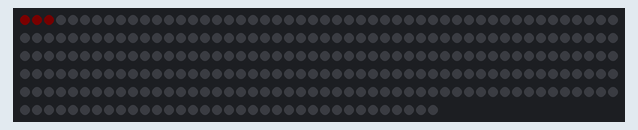
Bench run of a sketch on a simulated Arduino Uno, built with avr-gcc and run on an emulated ATmega328P. Parts: 285 RGB LEDs in strip order, left to right, continuing on the next row. Dim RGB values are drawn brighter than linear.

Above: at 0.16 s.
At 4.82 s:
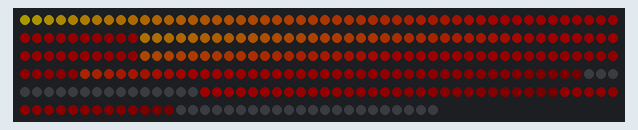
At 10.01 s:
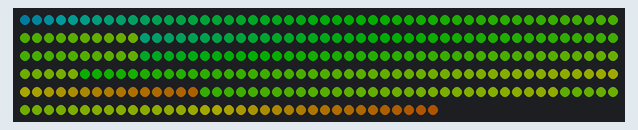
At 20.0 s:
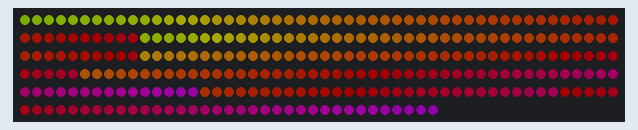
At 29.85 s:
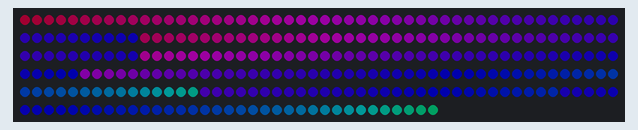
At 39.84 s:
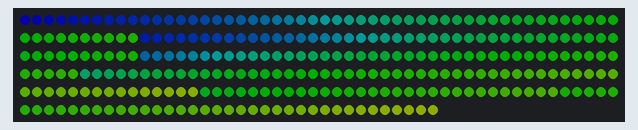

The sketch:

WaterFall.ino
```cpp
#include <Arduino.h>
#include <Color.h>
#include <ColorQueue.h>
#include <Strands.h>
#include <Adafruit_NeoPixel.h>
#ifdef __AVR__
  #include <avr/power.h>
#endif

#define PIN 6

Adafruit_NeoPixel strip = Adafruit_NeoPixel(285 , PIN, NEO_GRB + NEO_KHZ800);
Strands str = Strands(6);
ColorQueue Queue = ColorQueue(0,0);

void setup() {
  uint8_t Lights[] = {60, 50, 45, 60, 30, 40};
  //uint32_t Cs[] = {0xFF0000, 0xCCDF00, 0xFFEE00, 0x00FF00, 0x0000FF, 0xB000FF, 0xFF00FF}; //7
  //uint32_t Cs[] = {0x0000FF, 0xBF00FF, 0x6600FF, 0x0099FF, 0x0033FF, 0x00FFFF}; //6
  //uint32_t Cs[] = {0xFF,0xF0,0xFF,0xF0,0xFF,0xF0,0xFF,0xF0,0xFF,0xF0,0xFF,0xF0,0xFF,0xF0,0xFF, 0xFF0000}; // 16
  //uint32_t Cs[] = {0xFF0000, 0xFF00}; //2
  uint32_t Cs[] = {0x210000, 0x332100, 0x273300, 0x3200, 0x33, 0x110033, 0x210027}; //7
  uint8_t NumOfColors = 7;

  //Initialize Strands
  str.StrandList[0].init(0, Lights[0], 0);
  uint32_t LightCounter = 0;
  for(uint8_t i = 1; i < str.NumOfStrands; i++){
    LightCounter += Lights[i - 1];
    str.StrandList[i].init(((i-1) * 12) + 7, Lights[i], LightCounter);
  }

  //Initialize Color Queue
  Queue = ColorQueue(100, NumOfColors);
  Queue._FadeAmount = 1;
  for(int i = 0; i < Queue.MaxColors; i++){
    Queue.ColorList[i].SetColor(Cs[i]);
  }

  //Serial.begin(9600);
  strip.begin();
  strip.show();

}

void loop() {
  Queue.Next();
  for(uint8_t i = 0; i < str.NumOfStrands; i++){
    for(uint32_t c = 0; c <= str.StrandList[i].NumOfLights; c++){
      strip.setPixelColor(str.StrandList[i].LightStartPos + c, Queue.GetColor(str.StrandList[i].Offset + c)->RGB());
    }
  }
  strip.show();
  delay(50);
}
```
